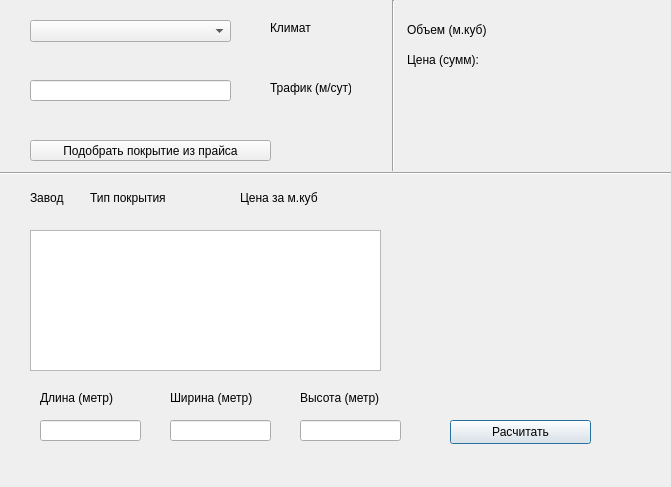
<?xml version="1.0" encoding="UTF-8"?>
<ui version="4.0">
 <class>DlgCalc</class>
 <widget class="QDialog" name="DlgCalc">
  <property name="geometry">
   <rect>
    <x>0</x>
    <y>0</y>
    <width>671</width>
    <height>487</height>
   </rect>
  </property>
  <property name="windowTitle">
   <string>Расчет</string>
  </property>
  <widget class="QListWidget" name="lstAsph">
   <property name="geometry">
    <rect>
     <x>30</x>
     <y>230</y>
     <width>351</width>
     <height>141</height>
    </rect>
   </property>
  </widget>
  <widget class="QPushButton" name="btnCalc">
   <property name="geometry">
    <rect>
     <x>450</x>
     <y>420</y>
     <width>141</width>
     <height>24</height>
    </rect>
   </property>
   <property name="text">
    <string>Расчитать</string>
   </property>
  </widget>
  <widget class="QLineEdit" name="inpTrf">
   <property name="geometry">
    <rect>
     <x>30</x>
     <y>80</y>
     <width>201</width>
     <height>21</height>
    </rect>
   </property>
  </widget>
  <widget class="QComboBox" name="cmbClm">
   <property name="geometry">
    <rect>
     <x>30</x>
     <y>20</y>
     <width>201</width>
     <height>22</height>
    </rect>
   </property>
  </widget>
  <widget class="QPushButton" name="btnSelect">
   <property name="geometry">
    <rect>
     <x>30</x>
     <y>140</y>
     <width>241</width>
     <height>21</height>
    </rect>
   </property>
   <property name="text">
    <string>Подобрать покрытие из прайса</string>
   </property>
  </widget>
  <widget class="QLineEdit" name="inpHght">
   <property name="geometry">
    <rect>
     <x>300</x>
     <y>420</y>
     <width>101</width>
     <height>21</height>
    </rect>
   </property>
  </widget>
  <widget class="QLineEdit" name="inpWdth">
   <property name="geometry">
    <rect>
     <x>170</x>
     <y>420</y>
     <width>101</width>
     <height>21</height>
    </rect>
   </property>
  </widget>
  <widget class="QLineEdit" name="inpLngh">
   <property name="geometry">
    <rect>
     <x>40</x>
     <y>420</y>
     <width>101</width>
     <height>21</height>
    </rect>
   </property>
  </widget>
  <widget class="QLabel" name="label">
   <property name="geometry">
    <rect>
     <x>270</x>
     <y>20</y>
     <width>101</width>
     <height>16</height>
    </rect>
   </property>
   <property name="text">
    <string>Климат</string>
   </property>
  </widget>
  <widget class="QLabel" name="label_2">
   <property name="geometry">
    <rect>
     <x>300</x>
     <y>390</y>
     <width>91</width>
     <height>16</height>
    </rect>
   </property>
   <property name="text">
    <string>Высота (метр)</string>
   </property>
  </widget>
  <widget class="QLabel" name="label_3">
   <property name="geometry">
    <rect>
     <x>270</x>
     <y>80</y>
     <width>81</width>
     <height>16</height>
    </rect>
   </property>
   <property name="text">
    <string>Трафик (м/сут)</string>
   </property>
  </widget>
  <widget class="QLabel" name="label_4">
   <property name="geometry">
    <rect>
     <x>170</x>
     <y>390</y>
     <width>91</width>
     <height>16</height>
    </rect>
   </property>
   <property name="text">
    <string>Ширина (метр)</string>
   </property>
  </widget>
  <widget class="QLabel" name="label_5">
   <property name="geometry">
    <rect>
     <x>40</x>
     <y>390</y>
     <width>81</width>
     <height>16</height>
    </rect>
   </property>
   <property name="text">
    <string>Длина (метр)</string>
   </property>
  </widget>
  <widget class="QLabel" name="lbVolume">
   <property name="geometry">
    <rect>
     <x>510</x>
     <y>20</y>
     <width>131</width>
     <height>21</height>
    </rect>
   </property>
   <property name="text">
    <string/>
   </property>
  </widget>
  <widget class="QLabel" name="label_6">
   <property name="geometry">
    <rect>
     <x>407</x>
     <y>20</y>
     <width>91</width>
     <height>20</height>
    </rect>
   </property>
   <property name="text">
    <string>Объем (м.куб)</string>
   </property>
  </widget>
  <widget class="QLabel" name="label_7">
   <property name="geometry">
    <rect>
     <x>407</x>
     <y>50</y>
     <width>91</width>
     <height>20</height>
    </rect>
   </property>
   <property name="text">
    <string>Цена (сумм):</string>
   </property>
  </widget>
  <widget class="QLabel" name="lbCost">
   <property name="geometry">
    <rect>
     <x>510</x>
     <y>50</y>
     <width>131</width>
     <height>21</height>
    </rect>
   </property>
   <property name="text">
    <string/>
   </property>
  </widget>
  <widget class="Line" name="line">
   <property name="geometry">
    <rect>
     <x>0</x>
     <y>163</y>
     <width>671</width>
     <height>20</height>
    </rect>
   </property>
   <property name="orientation">
    <enum>Qt::Horizontal</enum>
   </property>
  </widget>
  <widget class="Line" name="line_2">
   <property name="geometry">
    <rect>
     <x>383</x>
     <y>0</y>
     <width>20</width>
     <height>171</height>
    </rect>
   </property>
   <property name="orientation">
    <enum>Qt::Vertical</enum>
   </property>
  </widget>
  <widget class="QLabel" name="label_8">
   <property name="geometry">
    <rect>
     <x>30</x>
     <y>190</y>
     <width>48</width>
     <height>16</height>
    </rect>
   </property>
   <property name="text">
    <string>Завод</string>
   </property>
  </widget>
  <widget class="QLabel" name="label_9">
   <property name="geometry">
    <rect>
     <x>90</x>
     <y>190</y>
     <width>111</width>
     <height>16</height>
    </rect>
   </property>
   <property name="text">
    <string>Тип покрытия</string>
   </property>
  </widget>
  <widget class="QLabel" name="label_10">
   <property name="geometry">
    <rect>
     <x>240</x>
     <y>190</y>
     <width>91</width>
     <height>16</height>
    </rect>
   </property>
   <property name="text">
    <string>Цена за м.куб</string>
   </property>
  </widget>
 </widget>
 <resources/>
 <connections/>
</ui>
